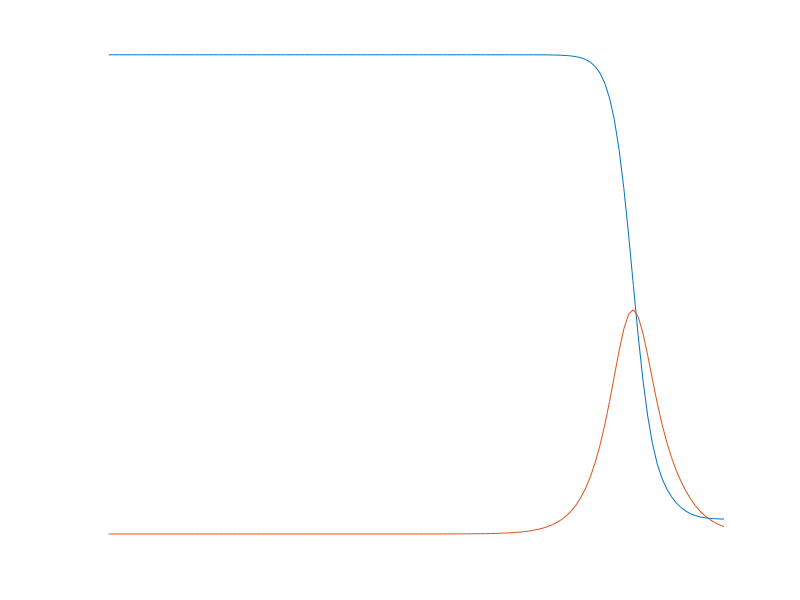

MATLAB code to generate this figure:
#waterDielectricLoss from the excellent url        http://www1.lsbu.ac.uk/water/complex_dielectric.html
#the data below is at 25 degree centigrade

clear
clf

es=78.4;
ew=5.85;
eh=3.65;
ei=2.4;

td=8.26*10^(-12);
tw=1.05*10^(-12);
th=0.135*10^(12);

#dielectric constant is e, loss factor is lf and loss tangent =lt
#
e=@(w) ei+(es-ew)./(1+w.^(2).*td.^2)+(ew-ei)./(1+w.^(2).*tw.^2);
lf=@(w) w.*td.*(es-ew)./(1+w.^2.*td.^2)+w.*tw.*(ew-ei)./(1+w.^2.*tw.^2);
lt=@(w) lf(w)./e(w);

hold on
axis ("nolabel","off")

for i=1:130
w(i)=10^(i/10);
endfor


semilogx(w,e(w))
semilogx(w,lf(w))


#print  -dpdf  waterDielectricLoss.pdf
#print  -deps  waterDielectricLoss.eps
#print  -dtikz  waterDielectricLoss.tikz

#concatenate the two matrices, rotate clockwise 90 degrees and then save as text file

khorcatEW=rot90([e(w);w],-1);
khorcatLFW=rot90([lf(w);w],-1);

kkk=fopen("figWaveOctaveWaterDielectricLossEW.txt","w");
fdisp(kkk,khorcatEW)
fclose(kkk);

kkk=fopen("figWaveOctaveWaterDielectricLossLFW.txt","w");
fdisp(kkk,khorcatLFW)
fclose(kkk);
